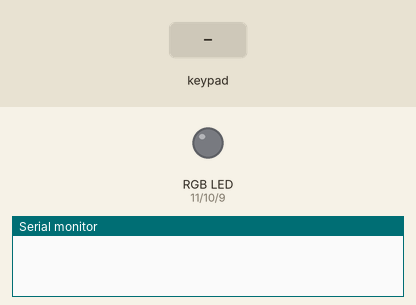
Recording of a sketch running on a simulated Arduino Uno, built with avr-gcc and run on an emulated ATmega328P. On the bench: an RGB LED mixed from three pins (HIGH = lit), the last lines printed to the serial monitor. The inputs (shaded band) are chosen by the test bench. Dim RGB values are drawn brighter than linear.

Above: at 1.2 s.
1.3 s: keypad keys 5 4 3 2 pressed 0.4 s apart
At 3.0 s:
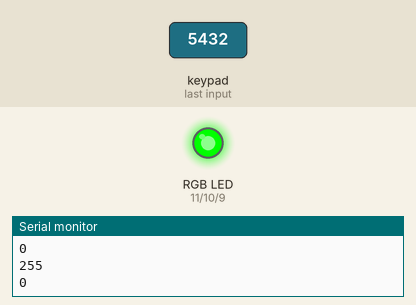
4.4 s: key 'B' pressed
At 5.3 s:
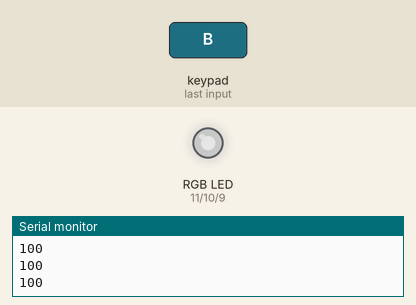
5.9 s: key '7' pressed
At 6.5 s:
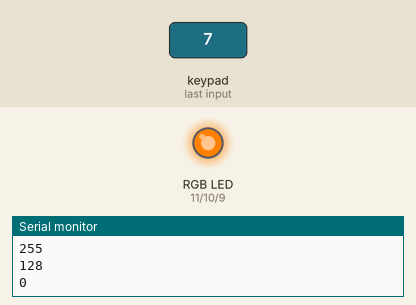
7.4 s: keypad keys 5 4 3 2 # pressed 0.4 s apart
At 10.1 s:
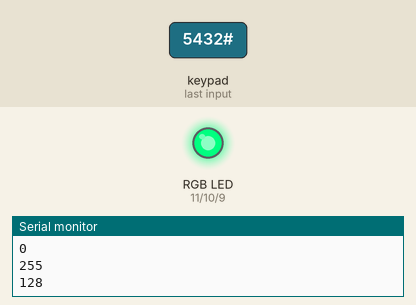
10.9 s: key 'C' pressed
At 11.6 s:
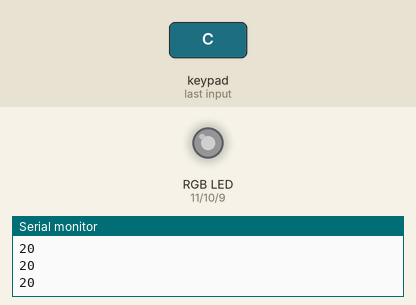
12.4 s: keypad keys 5 4 3 2 * pressed 0.4 s apart
At 15.3 s:
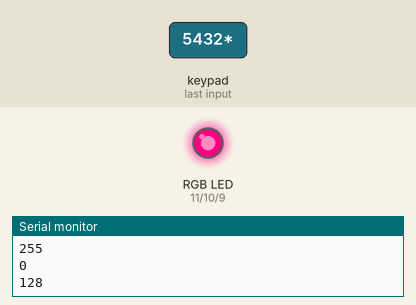
Timing chart, 0 to 16.8 s (numbered marks = the images above; inputs shaded):
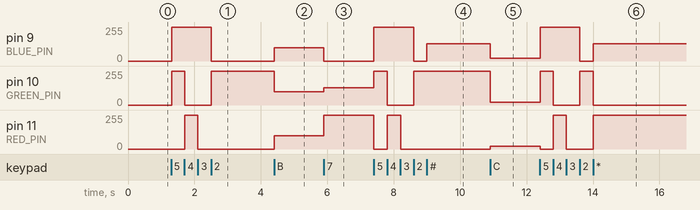

Measured:
- after the input at 1.3 s, pin 9 (BLUE_PIN): 0/255 → 255/255 at once, → 0/255 1.2 s later; pin 10 (GREEN_PIN): 0/255 → 255/255 at once, → 0/255 0.39 s later, → 255/255 0.81 s later; pin 11 (RED_PIN): 0/255 → 255/255 after 0.40 s, → 0/255 0.40 s later
- after the input at 4.4 s, pin 9 (BLUE_PIN), pin 11 (RED_PIN): 0/255 → 100/255 at once; pin 10 (GREEN_PIN): 255/255 → 100/255 at once
- after the input at 5.9 s, pin 9 (BLUE_PIN): 100/255 → 0/255 at once; pin 10 (GREEN_PIN): 100/255 → 128/255 at once; pin 11 (RED_PIN): 100/255 → 255/255 at once
- after the input at 7.4 s, pin 9 (BLUE_PIN): 0/255 → 255/255 at once, → 0/255 1.2 s later, → 128/255 0.39 s later; pin 10 (GREEN_PIN): 128/255 → 255/255 at once, → 0/255 0.40 s later, → 255/255 0.80 s later; pin 11 (RED_PIN): 255/255 → 0/255 at once, → 255/255 0.40 s later, → 0/255 0.40 s later
- after the input at 10.9 s, pin 9 (BLUE_PIN): 128/255 → 20/255 at once; pin 10 (GREEN_PIN): 255/255 → 20/255 at once; pin 11 (RED_PIN): 0/255 → 20/255 at once
- after the input at 12.4 s, pin 9 (BLUE_PIN): 20/255 → 255/255 at once, → 0/255 1.2 s later, → 128/255 0.40 s later; pin 10 (GREEN_PIN): alternates 255/255 for 0.40 s and 0/255 for 0.80 s, 4 changes in all, then stays 0/255, starting at once; pin 11 (RED_PIN): 20/255 → 0/255 at once, → 255/255 0.40 s later, → 0/255 0.39 s later, → 255/255 0.81 s later

The sketch:

Day20_ColorPad.ino
```cpp
/* Day 20 Creative Day
  Make keypad that is programmed to output specific colors

 { Red (255,0,0),       Green (0,255,0),       Blue (0,0,255),      High (255,255,255) }
 { Magenta (255,0,255),   Cyan (0,255,255),        Yellow (255,255,0),  Medium (100,100,100) }
 { Orange (255,128,0),    Azure (0,128,255),       Violet (128,0,255),    Low (20, 20, 20) }
 { Rose (255,0,128),      Chartruese (128,255,0),  Spring (0,255,128),    off };
*/
#include <Keypad.h>
// Our keypad has 4 rows, each with 4 columns.
const byte ROWS = 4;
const byte COLS = 4;

// These constant arrays contain the pins connected to the keypad's row and column pins.
const byte ROW_PINS[ROWS] = { 5, 4, 3, 2 };
const byte COL_PINS[COLS] = { 6, 7, 8, 13 };

typedef struct {
    byte r;
    byte g;
    byte b;
} Color;

const Color COLORS[ROWS][COLS] = {
    { {255, 0, 0}, {0, 255, 0}, {0, 0, 255}, {255, 255, 255} },  // Row 0
    { {255, 0, 255}, {0, 255, 255}, {255, 255, 0}, { 100, 100, 100 } },  // Row 1
    { {255, 128, 0}, {0, 128, 255}, {128, 0, 255}, { 20, 20, 20 } },  // Row 2
    { {255, 0, 128}, {128, 255, 0}, {0, 255, 128}, { 0, 0, 0 } }   // Row 3
};

char keys[ROWS][COLS] = {
    {'1','2','3','A'},
    {'4','5','6','B'},
    {'7','8','9','C'},
    {'*','0','#','D'}
};

Keypad heroKeypad = Keypad(makeKeymap(keys), ROW_PINS, COL_PINS, ROWS, COLS);

const byte RED_PIN = 11;    // pin controlling the red leg of our RGB LED
const byte GREEN_PIN = 10;  // pin ccontrolling the green leg of our RGB LED
const byte BLUE_PIN = 9;    // pin ccontrolling the blue leg of our RGB LED

void setup() {
  // put your setup code here, to run once:
  pinMode(RED_PIN, OUTPUT);        // Set light control pin as an OUTPUT
  pinMode(GREEN_PIN, OUTPUT);
  pinMode(BLUE_PIN, OUTPUT);
  Serial.begin(9600);
}

void loop() {
  // put your main code here, to run repeatedly:
  char pressedButton = heroKeypad.getKey();  // Wait until a button is pressed
   if (pressedButton) {
      int redValue = 0, greenValue = 0, blueValue = 0;
      for (int i = 0; i < ROWS; ++i) {
          for (int j = 0; j < COLS; ++j) {
            if (keys[i][j] == pressedButton) {
              redValue = COLORS[i][j].r;
              greenValue = COLORS[i][j].g;
              blueValue = COLORS[i][j].b;

              analogWrite(RED_PIN, redValue);
              analogWrite(GREEN_PIN, greenValue);
              analogWrite(BLUE_PIN, blueValue);
              Serial.println(redValue);
              Serial.println(greenValue);
              Serial.println(blueValue);
            }
          }
      }
    }
}
```
